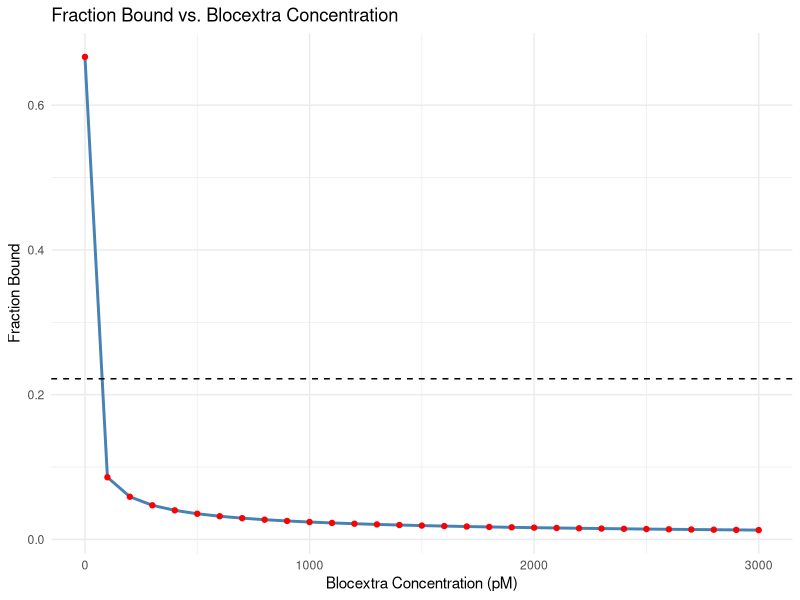

R code for this plot:
# Load packages
rm(list=ls())

library(tidyverse)
library(deSolve)
library(ggpubr)

# Specify deSolve Model
model <- function(time, inits, theta) {
  with(as.list(c(inits, theta)), {
    
    # Enzyme-substrate complex with Fixaprob and Blocextra as competitive inhibitors
    ES = Et * St / ((Km * (1 + (Ifixaprob / Kie_fixaprob) + (Iblocextra / Kie_blocextra))) + St)
    
    # Free enzyme
    E = Et - ES
    
    # Free substrate
    S = St - ES
    
    # Fraction bound
    fb = P / (Kd + P)
    
    # Product-receptor complex
    PR = Et * P / (Kd + P)
    
    # Feedback term
    feedback = (PR_ss / PR)^n
    
    # Differential equations
    dEt = (Prode * feedback) - Kdege * E
    dSt = Prods - Kdegs * S - Kcat * ES
    dP = Kcat * ES - Kdegp * P
    
    # Return list of derivatives
    list(c(dEt, dSt, dP))
  })
}
# Known constants
Km = 1.25 * 1000  # pM
Kcat = 4  # /sec
Kdege = 1  # /sec
Kdegs = 0.1  # /sec (the substrate can only be eliminated by converting into product)
Kd = 10  # pM

# Concentrations measured at steady state
Pss = 20  # pmol/L
Sss = 10  # pmol/L
Etot_ss = 0.5  # pmol/L

# Calculated concentrations at SS

# Enzyme substrate complex at steady-state
ES_ss = Etot_ss * Sss / (Km + Sss)

# Free enzyme at steady state
E_ss = Etot_ss - ES_ss

# Calculated production and elimination rates
Prode = Kdege * E_ss  # Must equal free-enzyme elimination rate
Prods = Kdegs * Sss + Kcat * ES_ss  # Must equal free enzyme elimination rate + product formation rate
Kdegp = Kcat * ES_ss / Pss  # Calculate from steady-state condition for Product

fbss = Pss / (Pss + Kd)

PR_ss = (Etot_ss * Pss) / (Kd + Pss)

# Initial conditions
inits = c(Et = Etot_ss,
          St = Sss + ES_ss,
          P = Pss)

# Parameters (theta)
theta <- c(
  Km = Km,
  Kcat = Kcat,
  Kdege = Kdege,
  Kdegs = Kdegs,
  Prode = Prode,
  Prods = Prods,
  Kdegp = Kdegp,
  Kie_fixaprob = 10,  # pM (Fixaprob binding affinity)
  Kie_blocextra = 1,  # pM (Blocextra binding affinity)
  Ifixaprob = 0,       # Initial Fixaprob concentration
  Iblocextra = 0,      # Initial Blocextra concentration
  Pss = Pss,
  n = 3,               # Feedback exponent
  Kd = Kd
)

# Time parameters
tlast = 60 * 60 * 24 * 3  # 3 days in seconds
times <- seq(0, tlast, 60)  # Every 60 seconds

# Define a function to calculate fraction bound for various blocextra concentrations
calculate_fraction_bound <- function(fixaprob_concentration) {
  # Update Iblocextra value in the theta list
  theta["Iblocextra"] <- fixaprob_concentration
  
  # Simulate the model
  X <- data.frame(ode(inits, times, model, theta))
  
  # Calculate fraction bound
  X$fb = X$P / (theta["Kd"] + X$P)
  
  # Get final fraction bound value (last time point)
  final_fb <- tail(X$fb, n = 1)
  
  return(final_fb)
}

# Create a sequence of Blocextra concentrations to test
blocextra_concentrations <- seq(0, 3000, by = 100)  # From 0 to 20 pM

# Calculate fraction bound for each concentration
fraction_bound_values <- sapply(blocextra_concentrations, calculate_fraction_bound)

# Plot fraction bound as a function of Blocextra concentration
result_df <- data.frame(Blocextra = blocextra_concentrations, Fraction_Bound = fraction_bound_values)

ggplot(result_df, aes(x = Blocextra, y = Fraction_Bound)) +
  # Add light green shaded region between x = 2.84 and x = 75 (behind the data)
  geom_rect(aes(xmin = 2.84, xmax = 75, ymin = -Inf, ymax = Inf), 
            fill = "lightgreen", alpha = 0.0) +  # Set the transparency with alpha
  geom_line(color = "steelblue", size = 1) +   # Line for fraction bound
  geom_point(color = "red") +                   # Points for each Blocextra concentration
  geom_hline(yintercept = 0.222, linetype = "dashed", color = "black") +  # Horizontal line at y = 0.222
  labs(x = "Blocextra Concentration (pM)", 
       y = "Fraction Bound", 
       title = "Fraction Bound vs. Blocextra Concentration") +
  theme_minimal()

# Find the index where the fraction bound is closest to 0.222
target_fb <- 0.222
closest_index <- which.min(abs(result_df$Fraction_Bound - target_fb))

# Get the corresponding Blocextra concentration
closest_blocextra_concentration <- result_df$Blocextra[closest_index]
closest_blocextra_concentration
